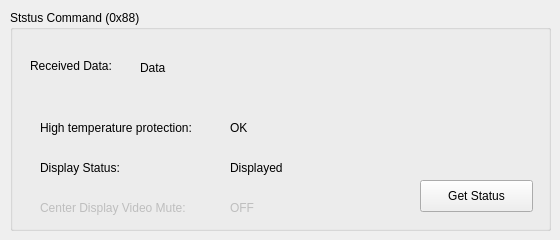
      <widget class="QWidget" name="tab_StatusCmd">
       <attribute name="title">
        <string>StatusCmd</string>
       </attribute>
       <widget class="QGroupBox" name="groupBox_9">
        <property name="geometry">
         <rect>
          <x>10</x>
          <y>10</y>
          <width>541</width>
          <height>221</height>
         </rect>
        </property>
        <property name="title">
         <string>Ststus Command (0x88)</string>
        </property>
        <widget class="QPushButton" name="StatusCmd_Btn">
         <property name="geometry">
          <rect>
           <x>410</x>
           <y>170</y>
           <width>113</width>
           <height>32</height>
          </rect>
         </property>
         <property name="text">
          <string>Get Status</string>
         </property>
        </widget>
        <widget class="QLabel" name="label_StatusCmd">
         <property name="geometry">
          <rect>
           <x>130</x>
           <y>50</y>
           <width>91</width>
           <height>16</height>
          </rect>
         </property>
         <property name="text">
          <string>Data</string>
         </property>
        </widget>
        <widget class="QLabel" name="label_8">
         <property name="geometry">
          <rect>
           <x>30</x>
           <y>110</y>
           <width>181</width>
           <height>16</height>
          </rect>
         </property>
         <property name="text">
          <string>High temperature protection:</string>
         </property>
        </widget>
        <widget class="QLabel" name="label_tempprotect">
         <property name="geometry">
          <rect>
           <x>220</x>
           <y>110</y>
           <width>60</width>
           <height>16</height>
          </rect>
         </property>
         <property name="text">
          <string>OK</string>
         </property>
        </widget>
        <widget class="QLabel" name="label_9">
         <property name="geometry">
          <rect>
           <x>30</x>
           <y>150</y>
           <width>181</width>
           <height>16</height>
          </rect>
         </property>
         <property name="text">
          <string>Display Status:</string>
         </property>
        </widget>
        <widget class="QLabel" name="label_displaystatus">
         <property name="geometry">
          <rect>
           <x>220</x>
           <y>150</y>
           <width>181</width>
           <height>16</height>
          </rect>
         </property>
         <property name="text">
          <string>Displayed</string>
         </property>
        </widget>
        <widget class="QLabel" name="label_10">
         <property name="enabled">
          <bool>false</bool>
         </property>
         <property name="geometry">
          <rect>
           <x>30</x>
           <y>190</y>
           <width>181</width>
           <height>16</height>
          </rect>
         </property>
         <property name="text">
          <string>Center Display Video Mute:</string>
         </property>
        </widget>
        <widget class="QLabel" name="label_centerdisplaymute">
         <property name="enabled">
          <bool>false</bool>
         </property>
         <property name="geometry">
          <rect>
           <x>220</x>
           <y>190</y>
           <width>71</width>
           <height>16</height>
          </rect>
         </property>
         <property name="text">
          <string>OFF</string>
         </property>
        </widget>
        <widget class="QLabel" name="label_version_10">
         <property name="geometry">
          <rect>
           <x>20</x>
           <y>40</y>
           <width>101</width>
           <height>31</height>
          </rect>
         </property>
         <property name="text">
          <string>Received Data:</string>
         </property>
        </widget>
       </widget>
      </widget>
